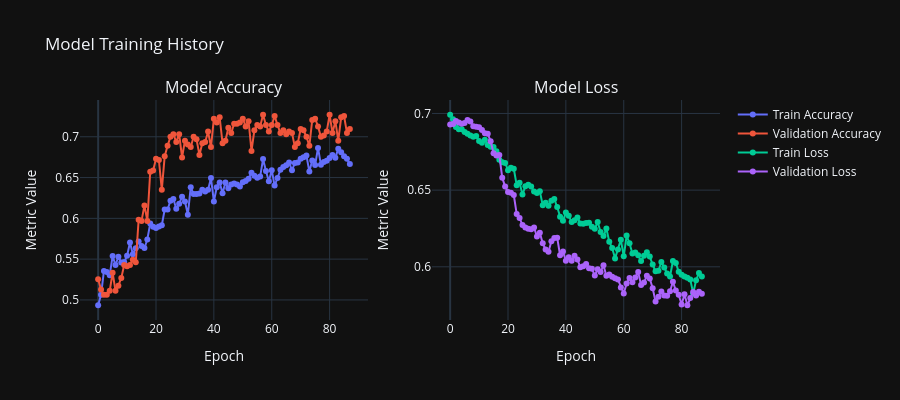
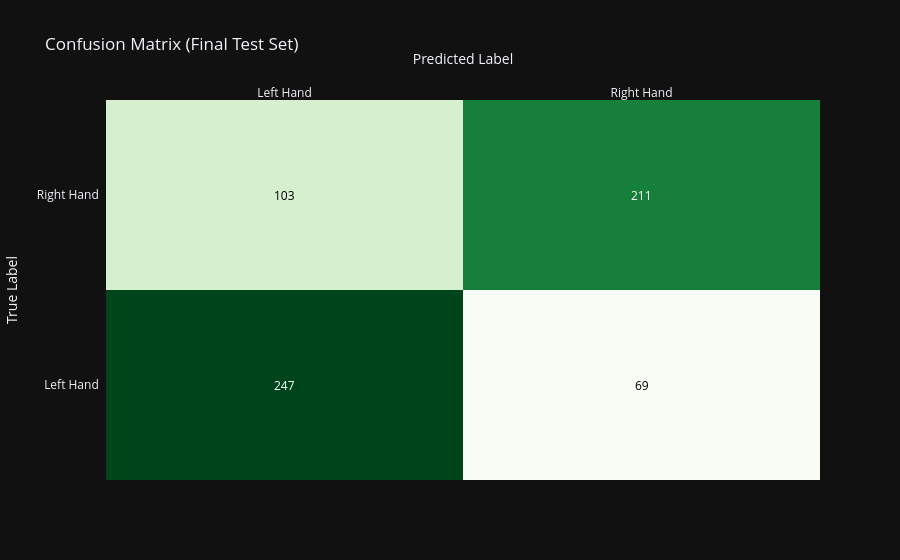

Notebook code cell kept with these figures, in order:
### Code cell
# --- Plot Training History ---
def plot_training_history(history):
    fig = make_subplots(rows=1, cols=2, subplot_titles=("Model Accuracy", "Model Loss"))

    # Accuracy Plot
    fig.add_trace(go.Scatter(y=history.history['accuracy'], name='Train Accuracy', mode='lines+markers'), row=1, col=1)
    fig.add_trace(go.Scatter(y=history.history['val_accuracy'], name='Validation Accuracy', mode='lines+markers'), row=1, col=1)

    # Loss Plot
    fig.add_trace(go.Scatter(y=history.history['loss'], name='Train Loss', mode='lines+markers'), row=1, col=2)
    fig.add_trace(go.Scatter(y=history.history['val_loss'], name='Validation Loss', mode='lines+markers'), row=1, col=2)

    fig.update_layout(title_text="Model Training History", template=config.PLOTLY_TEMPLATE, height=400)
    fig.update_xaxes(title_text="Epoch")
    fig.update_yaxes(title_text="Metric Value")
    fig.show()

print("\n--- Training History ---")
plot_training_history(history)

# --- Validation Set Evaluation ---
print("\n--- Evaluating Performance on Val Set ---")
best_model = models.load_model('best_eegnet_model.keras')
y_pred_val = best_model.predict(X_val_fin, batch_size=config.BATCH_SIZE)
y_pred_classes = np.argmax(y_pred_val, axis=1)
y_true_classes = np.argmax(y_val_fin, axis=1)

# Classification Report
print("\nClassification Report (Val Set):")
class_report = classification_report(y_true_classes, y_pred_classes, target_names=['Left Hand', 'Right Hand'])
print(class_report)

print("\n--- Confusion Matrix ---")
plot_confusion_matrix(y_true_classes, y_pred_classes)

### Figure 1 — Plotly figure (JSON) as saved in the notebook; plotly's stock layout.template omitted (floating-point values rounded to 4 significant figures)
{"data": [{"mode": "lines+markers", "name": "Train Accuracy", "y": [0.4935, 0.5062, 0.5355, 0.5344, 0.5303, 0.5538, 0.5428, 0.5529, 0.546, 0.5465, 0.5541, 0.5703, 0.5561, 0.5634, 0.5715, 0.566, 0.5636, 0.5741, 0.5938, 0.5897, 0.5883, 0.59, 0.5915, 0.6109, 0.6109, 0.6216, 0.6237, 0.6118, 0.6179, 0.6266, 0.6208, 0.6045, 0.6382, 0.6297, 0.6297, 0.6303, 0.635, 0.6329, 0.635, 0.6495, 0.6208, 0.6382, 0.644, 0.6309, 0.644, 0.637, 0.6416, 0.6428, 0.6416, 0.639, 0.6442, 0.6457, 0.6486, 0.6558, 0.6521, 0.6498, 0.6512, 0.6727, 0.6582, 0.6454, 0.659, 0.6402, 0.6495, 0.6596, 0.6628, 0.6651, 0.6683, 0.659, 0.6677, 0.6683, 0.6729, 0.675, 0.677, 0.6573, 0.6709, 0.6654, 0.6863, 0.6657, 0.6692, 0.6706, 0.6741, 0.6776, 0.6744, 0.6854, 0.6811, 0.6761, 0.6729, 0.6666], "type": "scatter", "xaxis": "x", "yaxis": "y"}, {"mode": "lines+markers", "name": "Validation Accuracy", "y": [0.5254, 0.5127, 0.5063, 0.5063, 0.5111, 0.5333, 0.5111, 0.5175, 0.527, 0.5429, 0.5413, 0.5429, 0.5492, 0.546, 0.5984, 0.5968, 0.6159, 0.5968, 0.6571, 0.6587, 0.673, 0.6714, 0.6349, 0.6762, 0.6889, 0.7, 0.7032, 0.6937, 0.7032, 0.6746, 0.6952, 0.6905, 0.6873, 0.7, 0.6968, 0.6778, 0.6921, 0.6937, 0.7063, 0.6873, 0.7222, 0.7175, 0.7238, 0.6921, 0.6952, 0.7111, 0.7048, 0.7159, 0.7159, 0.7175, 0.7222, 0.7127, 0.719, 0.6825, 0.7079, 0.7143, 0.7127, 0.727, 0.7143, 0.7063, 0.7143, 0.7254, 0.7143, 0.7048, 0.7079, 0.7032, 0.7063, 0.7048, 0.6873, 0.6921, 0.7095, 0.7079, 0.7, 0.6889, 0.7206, 0.7222, 0.7127, 0.7, 0.7016, 0.7063, 0.727, 0.7048, 0.719, 0.6952, 0.7238, 0.7254, 0.7048, 0.7095], "type": "scatter", "xaxis": "x", "yaxis": "y"}, {"mode": "lines+markers", "name": "Train Loss", "y": [0.6992, 0.6962, 0.6912, 0.6897, 0.6898, 0.6878, 0.6867, 0.6856, 0.6849, 0.6854, 0.682, 0.6809, 0.6828, 0.6795, 0.6784, 0.6781, 0.6754, 0.6699, 0.6682, 0.6677, 0.663, 0.6646, 0.6639, 0.6532, 0.6548, 0.6472, 0.6525, 0.6534, 0.6523, 0.6492, 0.6481, 0.6493, 0.6402, 0.6418, 0.6398, 0.6431, 0.6442, 0.639, 0.6327, 0.63, 0.6353, 0.6333, 0.6292, 0.6303, 0.6321, 0.6283, 0.6281, 0.6285, 0.6288, 0.6261, 0.6249, 0.6292, 0.6226, 0.62, 0.625, 0.6164, 0.6122, 0.6055, 0.6112, 0.6176, 0.6068, 0.6204, 0.6154, 0.6087, 0.6093, 0.6075, 0.6038, 0.6072, 0.6095, 0.6067, 0.6015, 0.597, 0.5974, 0.6031, 0.5996, 0.5956, 0.5936, 0.6038, 0.6025, 0.5967, 0.5948, 0.5937, 0.5929, 0.5918, 0.5826, 0.5912, 0.5959, 0.5936], "type": "scatter", "xaxis": "x2", "yaxis": "y2"}, {"mode": "lines+markers", "name": "Validation Loss", "y": [0.6928, 0.6931, 0.6951, 0.6941, 0.6933, 0.6937, 0.6958, 0.6947, 0.6917, 0.6914, 0.6909, 0.6893, 0.687, 0.6868, 0.6818, 0.674, 0.6725, 0.6729, 0.6581, 0.6524, 0.6488, 0.6483, 0.6468, 0.6345, 0.6317, 0.6273, 0.6256, 0.6247, 0.6245, 0.6257, 0.6198, 0.6222, 0.6153, 0.6114, 0.6099, 0.6167, 0.6187, 0.619, 0.6075, 0.61, 0.6039, 0.6063, 0.6039, 0.6072, 0.6048, 0.5997, 0.6004, 0.6018, 0.5991, 0.5987, 0.5944, 0.5985, 0.5966, 0.601, 0.5941, 0.5949, 0.5936, 0.5925, 0.5917, 0.5865, 0.5827, 0.5891, 0.5928, 0.5899, 0.5929, 0.5965, 0.5881, 0.5897, 0.5942, 0.5924, 0.586, 0.5774, 0.5805, 0.5839, 0.5813, 0.5811, 0.584, 0.5903, 0.5845, 0.5817, 0.5754, 0.5821, 0.5749, 0.5797, 0.5836, 0.5813, 0.5837, 0.5825], "type": "scatter", "xaxis": "x2", "yaxis": "y2"}], "layout": {"xaxis": {"anchor": "y", "domain": [0.0, 0.45], "title": {"text": "Epoch"}}, "yaxis": {"anchor": "x", "domain": [0.0, 1.0], "title": {"text": "Metric Value"}}, "xaxis2": {"anchor": "y2", "domain": [0.55, 1.0], "title": {"text": "Epoch"}}, "yaxis2": {"anchor": "x2", "domain": [0.0, 1.0], "title": {"text": "Metric Value"}}, "annotations": [{"font": {"size": 16}, "showarrow": false, "text": "Model Accuracy", "x": 0.225, "xanchor": "center", "xref": "paper", "y": 1.0, "yanchor": "bottom", "yref": "paper"}, {"font": {"size": 16}, "showarrow": false, "text": "Model Loss", "x": 0.775, "xanchor": "center", "xref": "paper", "y": 1.0, "yanchor": "bottom", "yref": "paper"}], "title": {"text": "Model Training History"}, "height": 400}}

### Figure 2 — Plotly figure (JSON) as saved in the notebook; plotly's stock layout.template omitted (floating-point values rounded to 4 significant figures)
{"data": [{"colorscale": [[0.0, "rgb(247,252,245)"], [0.125, "rgb(229,245,224)"], [0.25, "rgb(199,233,192)"], [0.375, "rgb(161,217,155)"], [0.5, "rgb(116,196,118)"], [0.625, "rgb(65,171,93)"], [0.75, "rgb(35,139,69)"], [0.875, "rgb(0,109,44)"], [1.0, "rgb(0,68,27)"]], "reversescale": false, "showscale": false, "x": ["Left Hand", "Right Hand"], "y": ["Left Hand", "Right Hand"], "z": [[247, 69], [103, 211]], "type": "heatmap"}], "layout": {"annotations": [{"font": {"color": "#FFFFFF"}, "showarrow": false, "text": "247", "x": "Left Hand", "xref": "x", "y": "Left Hand", "yref": "y"}, {"font": {"color": "#000000"}, "showarrow": false, "text": "69", "x": "Right Hand", "xref": "x", "y": "Left Hand", "yref": "y"}, {"font": {"color": "#000000"}, "showarrow": false, "text": "103", "x": "Left Hand", "xref": "x", "y": "Right Hand", "yref": "y"}, {"font": {"color": "#FFFFFF"}, "showarrow": false, "text": "211", "x": "Right Hand", "xref": "x", "y": "Right Hand", "yref": "y"}], "xaxis": {"dtick": 1, "gridcolor": "rgb(0, 0, 0)", "side": "top", "ticks": "", "title": {"text": "Predicted Label"}}, "yaxis": {"dtick": 1, "ticks": "", "ticksuffix": "  ", "title": {"text": "True Label"}}, "title": {"text": "Confusion Matrix (Final Test Set)"}}}
